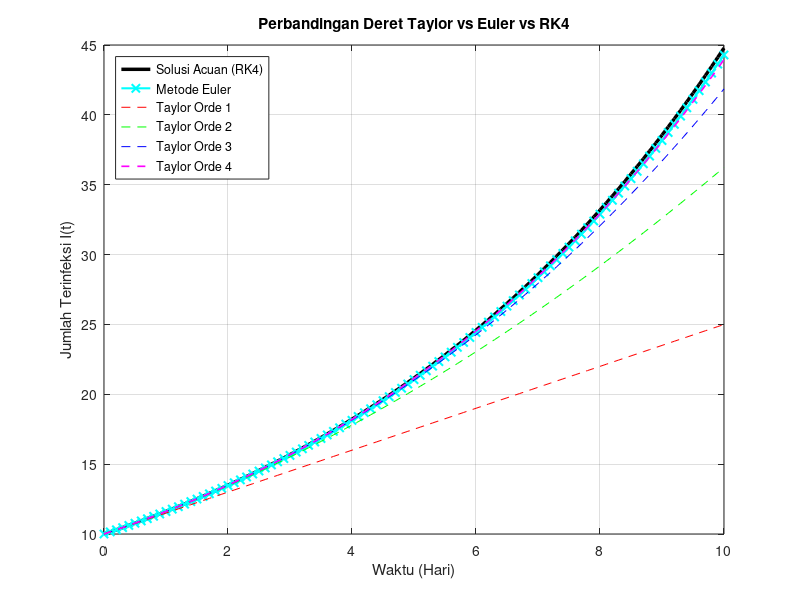

Recreate this plot in MATLAB.
% =========================================================================
% TUGAS BESAR KELOMPOK 3 - EKSPANSI DERET TAYLOR VS NUMERIK
% =========================================================================
clear; clc; close all;

% 1. PARAMETER DATASET (Japan, N = 100.000)
N     = 100000;
beta  = 0.25;
gamma = 0.10;
I0    = 10;
R_init = 0;
S0    = N - I0 - R_init; % 99990

tspan = [0, 10]; % Jangkauan waktu pendek agar Taylor masih akurat
h     = 0.1;     % Step size
t     = (tspan(1):h:tspan(2))';
n     = length(t);

% 2. HITUNG TURUNAN MANUAL DI t=0 UNTUK DERET TAYLOR
% S'(0) dan I'(0)
dS0 = -beta * S0 * I0 / N;
dI0 = (beta * S0 * I0 / N) - (gamma * I0);

% Turunan kedua (Orde 2)
% d2I/dt2 = (beta/N)*(dS/dt*I + S*dI/dt) - gamma*dI/dt
d2I0 = (beta/N)*(dS0*I0 + S0*dI0) - gamma*dI0;

% Turunan ketiga (Orde 3)
% d2S/dt2 = -(beta/N)*(dS/dt*I + S*dI/dt)
d2S0 = -(beta/N)*(dS0*I0 + S0*dI0);
% d3I/dt3 = (beta/N)*(d2S/dt2*I + 2*dS/dt*dI/dt + S*d2I/dt2) - gamma*d2I/dt2
d3I0 = (beta/N)*(d2S0*I0 + 2*dS0*dI0 + S0*d2I0) - gamma*d2I0;

% Turunan keempat (Orde 4)
d3S0 = -(beta/N)*(d2S0*I0 + 2*dS0*dI0 + S0*d2I0);
d4I0 = (beta/N)*(d3S0*I0 + 3*d2S0*dI0 + 3*dS0*d2I0 + S0*d3I0) - gamma*d3I0;


% 3. HITUNG SOLUSI ANALITIK DERET TAYLOR (Orde 1 sampai 4)
I_taylor1 = I0 + dI0*t;
I_taylor2 = I0 + dI0*t + (d2I0/2)*t.^2;
I_taylor3 = I0 + dI0*t + (d2I0/2)*t.^2 + (d3I0/6)*t.^3;
I_taylor4 = I0 + dI0*t + (d2I0/2)*t.^2 + (d3I0/6)*t.^3 + (d4I0/24)*t.^4;


% 4. METODE EULER
y_euler = zeros(n, 2); % Kolom 1: S, Kolom 2: I
y_euler(1, :) = [S0, I0];
for i = 1:(n-1)
    S_skrg = y_euler(i, 1);
    I_skrg = y_euler(i, 2);
    
    y_euler(i+1, 1) = S_skrg + h * (-beta * S_skrg * I_skrg / N);
    y_euler(i+1, 2) = I_skrg + h * (beta * S_skrg * I_skrg / N - gamma * I_skrg);
end


% 5. RUNGE-KUTTA ORDE 4
y_rk4 = zeros(n, 2);
y_rk4(1, :) = [S0, I0];
for i = 1:(n-1)
    S_i = y_rk4(i, 1);
    I_i = y_rk4(i, 2);
    
    % k1
    k1_S = -beta * S_i * I_i / N;
    k1_I = beta * S_i * I_i / N - gamma * I_i;
    
    % k2
    S_k2 = S_i + (h/2)*k1_S; I_k2 = I_i + (h/2)*k1_I;
    k2_S = -beta * S_k2 * I_k2 / N;
    k2_I = beta * S_k2 * I_k2 / N - gamma * I_k2;
    
    % k3
    S_k3 = S_i + (h/2)*k2_S; I_k3 = I_i + (h/2)*k2_I;
    k3_S = -beta * S_k3 * I_k3 / N;
    k3_I = beta * S_k3 * I_k3 / N - gamma * I_k3;
    
    % k4
    S_k4 = S_i + h*k3_S; I_k4 = I_i + h*k3_I;
    k4_S = -beta * S_k4 * I_k4 / N;
    k4_I = beta * S_k4 * I_k4 / N - gamma * I_k4;
    
    y_rk4(i+1, 1) = S_i + (h/6)*(k1_S + 2*k2_S + 2*k3_S + k4_S);
    y_rk4(i+1, 2) = I_i + (h/6)*(k1_I + 2*k2_I + 2*k3_I + k4_I);
end


% 6. HITUNG GALAT RELATIF
I_sebenarnya = y_rk4(:, 2);

% Ambil sampel galat di akhir waktu (t = 10) untuk perbandingan tabel
err_t1 = abs(I_taylor1(end) - I_sebenarnya(end)) / I_sebenarnya(end) * 100;
err_t2 = abs(I_taylor2(end) - I_sebenarnya(end)) / I_sebenarnya(end) * 100;
err_t3 = abs(I_taylor3(end) - I_sebenarnya(end)) / I_sebenarnya(end) * 100;
err_t4 = abs(I_taylor4(end) - I_sebenarnya(end)) / I_sebenarnya(end) * 100;
err_euler = abs(y_euler(end, 2) - I_sebenarnya(end)) / I_sebenarnya(end) * 100;


% 7. TAMPILKAN TABEL GALAT
disp('==================================================');
disp('   PERBANDINGAN GALAT RELATIF PADA t = 10 HARI   ');
disp('==================================================');
fprintf('Deret Taylor Orde 1 : Galat = %.4f %%\n', err_t1);
fprintf('Deret Taylor Orde 2 : Galat = %.4f %%\n', err_t2);
fprintf('Deret Taylor Orde 3 : Galat = %.4f %%\n', err_t3);
fprintf('Deret Taylor Orde 4 : Galat = %.4f %%\n', err_t4);
fprintf('Metode Euler        : Galat = %.4f %%\n', err_euler);
fprintf('Runge-Kutta Orde 4  : Galat = 0.0000 %% (Acuan)\n');
disp('--------------------------------------------------');
fprintf('Jumlah Terinfeksi RK4 (t=10): %.4f jiwa\n', I_sebenarnya(end));
disp('==================================================');


% 8. PLOT GRAFIK PERBANDINGAN
figure(1);
plot(t, I_sebenarnya, 'k-', 'LineWidth', 2.5); hold on;
plot(t, y_euler(:, 2), 'cx-', 'LineWidth', 1.5);
plot(t, I_taylor1, 'r--', t, I_taylor2, 'g--', t, I_taylor3, 'b--', t, I_taylor4, 'm--', 'LineWidth', 1.2);

xlabel('Waktu (Hari)');
ylabel('Jumlah Terinfeksi I(t)');
title('Perbandingan Deret Taylor vs Euler vs RK4');
legend('Solusi Acuan (RK4)', 'Metode Euler', 'Taylor Orde 1', 'Taylor Orde 2', 'Taylor Orde 3', 'Taylor Orde 4', 'Location', 'NorthWest');
grid on;
